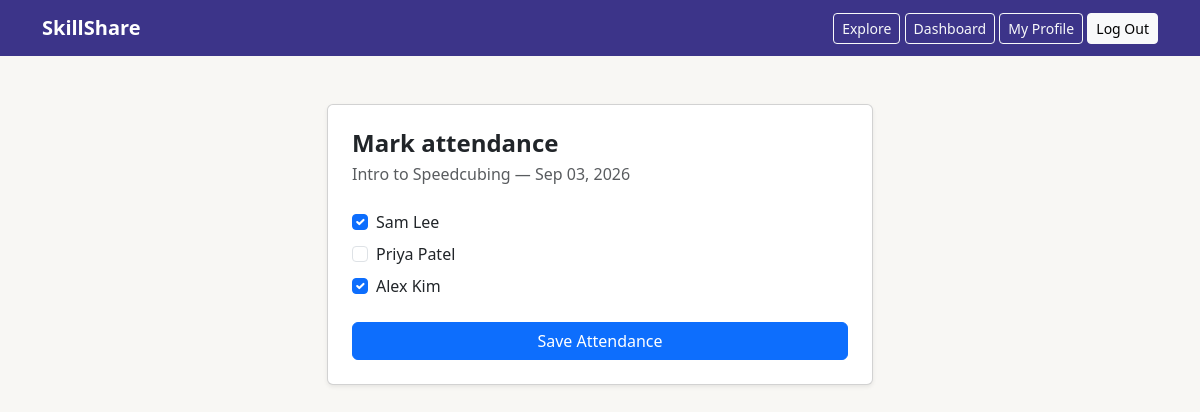
The page /sessions/2/attendance (signed in) on the database its author committed.
### models.py (models this page shows, shortened)
class Offer(db.Model):
    id = db.Column(db.Integer, primary_key=True)
    teacher_id = db.Column(db.Integer, db.ForeignKey("user.id"), nullable=False)
    skill_id = db.Column(db.Integer, db.ForeignKey("skill.id"), nullable=False)
    title = db.Column(db.String(150), nullable=False)
    description = db.Column(db.Text, nullable=True)
    level = db.Column(db.String(20), nullable=False)
    max_attendees = db.Column(db.Integer, default=10)
    status = db.Column(db.String(20), default="open")
    format = db.Column(db.String(20), default="live")  # "live" or "recorded"
    teacher = db.relationship("User", backref="offers")
    skill = db.relationship("Skill", backref="offers")

class Session(db.Model):
    id = db.Column(db.Integer, primary_key=True)
    offer_id = db.Column(db.Integer, db.ForeignKey("offer.id"), nullable=False)
    start_time = db.Column(db.DateTime, nullable=False)
    end_time = db.Column(db.DateTime, nullable=False)
    meeting_link = db.Column(db.String(300), nullable=True)
    recording_url = db.Column(db.String(300), nullable=True)
    offer = db.relationship("Offer", backref="sessions")
    RECORDING_GRACE_HOURS = 48
    @property
    def has_ended(self):
        return self.end_time < datetime.now()

class Enrollment(db.Model):
    id = db.Column(db.Integer, primary_key=True)
    session_id = db.Column(db.Integer, db.ForeignKey("session.id"), nullable=False)
    student_id = db.Column(db.Integer, db.ForeignKey("user.id"), nullable=False)
    status = db.Column(db.String(20), default="confirmed")  # confirmed / waitlisted
    attended = db.Column(db.Boolean, nullable=True)  # None = not marked yet, True/False once teacher marks it
    session = db.relationship("Session", backref="enrollments")
    student = db.relationship("User", backref="enrollments")

class User(UserMixin, db.Model):
    id = db.Column(db.Integer, primary_key=True)
    name = db.Column(db.String(100), nullable=False)
    email = db.Column(db.String(120), unique=True, nullable=False)
    password_hash = db.Column(db.String(200), nullable=False)
    bio = db.Column(db.Text, nullable=True)
    grade = db.Column(db.String(20), nullable=True)
    courses_completed = db.Column(db.Text, nullable=True)  # free text, e.g. "AP Bio, Algebra II, Spanish 3"

### app.py (the view)
@app.route("/sessions/<int:session_id>/attendance", methods=["GET", "POST"])
@login_required
def mark_attendance(session_id):
    session = Session.query.get_or_404(session_id)
    offer = session.offer
    if offer.teacher_id != current_user.id:
        flash("Only the teacher can mark attendance.")
        return redirect(url_for("offer_detail", offer_id=offer.id))
    if not session.has_ended:
        flash("You can mark attendance once the session has ended.")
        return redirect(url_for("offer_detail", offer_id=offer.id))
    confirmed_enrollments = Enrollment.query.filter_by(session_id=session.id, status="confirmed").all()
    if request.method == "POST":
        for enrollment in confirmed_enrollments:
            enrollment.attended = request.form.get(f"attended_{enrollment.id}") == "on"
        db.session.commit()
        flash("Attendance updated!")
        return redirect(url_for("offer_detail", offer_id=offer.id))
    return render_template("mark_attendance.html", session=session, offer=offer, enrollments=confirmed_enrollments)

### app.py (called while the page is built)
@login_manager.user_loader
def load_user(user_id):
    return User.query.get(int(user_id))

### templates/mark_attendance.html (shortened to what this page needs)
{% extends "base.html" %}
{% block content %}
<div class="row justify-content-center">
    <div class="col-md-6">
        <div class="card shadow-sm mt-4">
            <div class="card-body p-4">
                <h4 class="fw-bold mb-1">Mark attendance</h4>
                <p class="text-muted mb-4">{{ offer.title }} — {{ session.start_time.strftime('%b %d, %Y') }}</p>
                <form method="POST">
                    {% for enrollment in enrollments %}
                        <div class="form-check mb-2">
                            <input class="form-check-input" type="checkbox" name="attended_{{ enrollment.id }}"
                                   id="att{{ enrollment.id }}" {{ 'checked' if enrollment.attended }}>
                            <label class="form-check-label" for="att{{ enrollment.id }}">
                                {{ enrollment.student.name }}
                            </label>
                        </div>
                    {% else %}
                        <p class="text-muted">No confirmed attendees for this session.</p>
                    {% endfor %}
                    <button type="submit" class="btn btn-primary w-100 mt-3">Save Attendance</button>
                </form>
            </div>
        </div>
    </div>
</div>
{% endblock %}

### static/style.css (style rules this page uses)
body { background-color: #f8f7f4; }

### rows shown on the page
Offer: title "Intro to Speedcubing"
Enrollment: student.name "Sam Lee"
Enrollment: student.name "Priya Patel"
Enrollment: student.name "Alex Kim"

### other values the page prints
{{ session.start_time.strftime('%b %d, %Y') }} "Sep 03, 2026"
